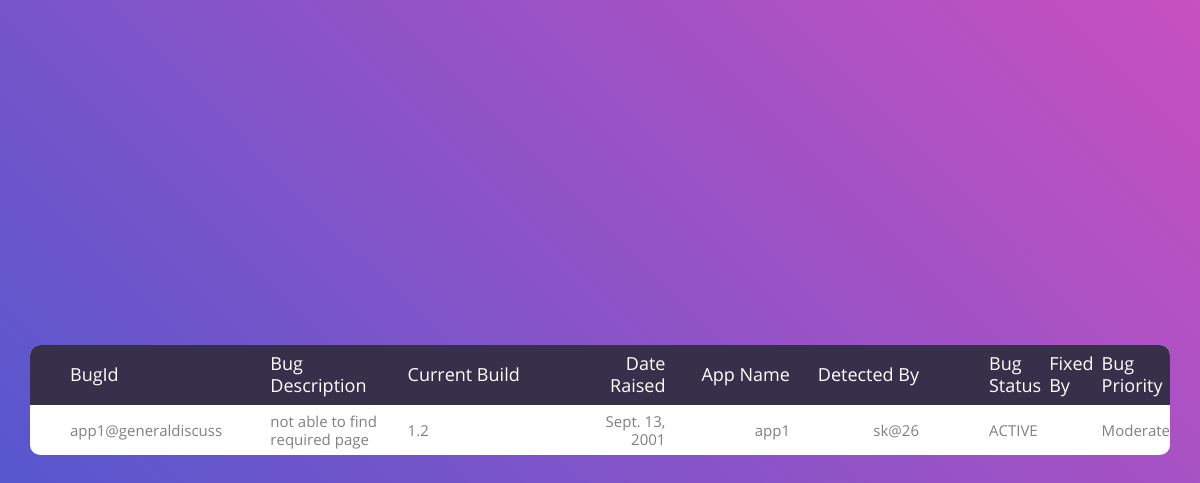
Page /proheadapp/app1_bugs on the committed database.
### testerapp/models.py (models this page shows)
class BugInfo(models.Model):
    bugId = models.CharField(max_length=16,primary_key=True)
    bugDesc = models.CharField(max_length=72)
    currBuild = models.CharField(max_length=11)
    dateRaised = models.DateField()
    appName = models.CharField(max_length=11)
    detectedBy = models.CharField(max_length=30)
    bugStatus = models.CharField(max_length=9)
    fixedBy = models.CharField(max_length=30)
    bugPriority = models.CharField(max_length=7)

### proheadapp/views.py (the view)
def app1_bugs(request):
       allbug = BugInfo.objects.all()
       return(render(request,'proheadapp/app1_bugs.html',{'allbug':allbug}))

### templates/proheadapp/app1_bugs.html (shortened to what this page needs)
{% load static %}
<!DOCTYPE html>
<html lang="en">
<head>
	<link rel="stylesheet" type="text/css" href="{% static 'css/viewBug/vendor/bootstrap/css/bootstrap.min.css' %}">
	<link rel="stylesheet" type="text/css" href="{% static 'css/viewBug/fonts/font-awesome-4.7.0/css/font-awesome.min.css' %}">
	<link rel="stylesheet" type="text/css" href="{% static 'css/viewbug/vendor/animate/animate.css' %}">
	<link rel="stylesheet" type="text/css" href="{% static 'css/viewBug/vendor/select2/select2.min.css' %}">
	<link rel="stylesheet" type="text/css" href="{% static 'css/viewBug/vendor/perfect-scrollbar/perfect-scrollbar.css' %}">
	<link rel="stylesheet" type="text/css" href="{% static 'css/viewBug/css/util.css' %}">
	<link rel="stylesheet" type="text/css" href="{% static 'css/viewBug/css/main.css' %}">
</head>
<body>
	<div class="limiter">
		<div class="container-table100">
			<div class="wrap-table100">
				<div class="table100">
					<table>
						<thead>
							<tr class="table100-head">
								<th class="column1">BugId</th>
								<th class="column2">Bug Description</th>
								<th class="column3">Current Build</th>
								<th class="column4">Date Raised</th>
								<th class="column5">App Name</th>
                                <th class="column6">Detected By</th>
                                <th class="column7">Bug Status</th>
                                <th class="column8">Fixed By</th>
                                <th class="column9">Bug Priority</th>
							</tr>
						</thead>
						<tbody>
							{% for bug in allbug %}
								{% if bug.bugStatus != "FIXED" and bug.appName == "app1" %}
									<tr>
										<td class="column1">{{bug.bugId}}</td>
										<td class="column2">{{bug.bugDesc}}</td>
										<td class="column3">{{bug.currBuild}}</td>
										<td class="column4">{{bug.dateRaised}}</td>
										<td class="column5">{{bug.appName}}</td>
                                    	<td class="column6">{{bug.detectedBy}}</td>
                            	        <td class="column7">{{bug.bugStatus}}</td>
                            	        <td class="column8">{{bug.fixedBy}}</td>
                                	    <td class="column9">{{bug.bugPriority}}</td>
									</tr>
								{% endif %}
                            {% endfor %}
						</tbody>
					</table>
				</div>
			</div>
		</div>
	</div>
</body>
</html>

### statics/css/viewBug/css/main.css (style rules this page uses)
* { margin: 0px; padding: 0px; box-sizing: border-box; }
body, html { height: 100%; font-family: sans-serif; }
.limiter { width: 100%; margin: 0 auto; }
.container-table100 { width: 100%; min-height: 100vh; background: #c850c0; background: -webkit-linear-gradient(45deg, #4158d0, #c850c0); background: -o-linear-gradient(45deg, #4158d0, #c850c0); background: -moz-linear-gradient(45deg, #4158d0, #c850c0); background: linear-gradient(45deg, #4158d0, #c850c0); display: -webkit-box; display: -webkit-flex; display: -moz-box; display: -ms-flexbox; display: flex; align-items: center; justify-content: center; flex-wrap: wrap; padding: 33px 30px; }
.wrap-table100 { width: 1170px; }
table { border-spacing: 1; border-collapse: collapse; background: white; border-radius: 10px; overflow: hidden; width: 100%; margin: 0 auto; position: relative; }
table * { position: relative; }
table td, table th { padding-left: 8px; }
table thead tr { height: 60px; background: #36304a; }
table tbody tr { height: 50px; }
table tbody tr:last-child { border: 0; }
table td, table th { text-align: left; }
.table100-head th { font-family: OpenSans-Regular; font-size: 18px; color: #fff; line-height: 1.2; font-weight: unset; }
tbody tr { font-family: OpenSans-Regular; font-size: 15px; color: #808080; line-height: 1.2; font-weight: unset; }
.column1 { width: 260px; padding-left: 40px; }
.column2 { width: 160px; }
.column3 { width: 245px; }
.column4 { width: 110px; text-align: right; }
.column5 { width: 170px; text-align: right; }
.column6 { width: 222px; text-align: right; padding-right: 62px; }

### rows in the picture
BugInfo: bugId "app1@generaldiscuss", bugDesc "not able to find required page", currBuild "1.2", dateRaised "Sept. 13, 2001", appName "app1", detectedBy "sk@26", bugStatus "ACTIVE", bugPriority "Moderate"
